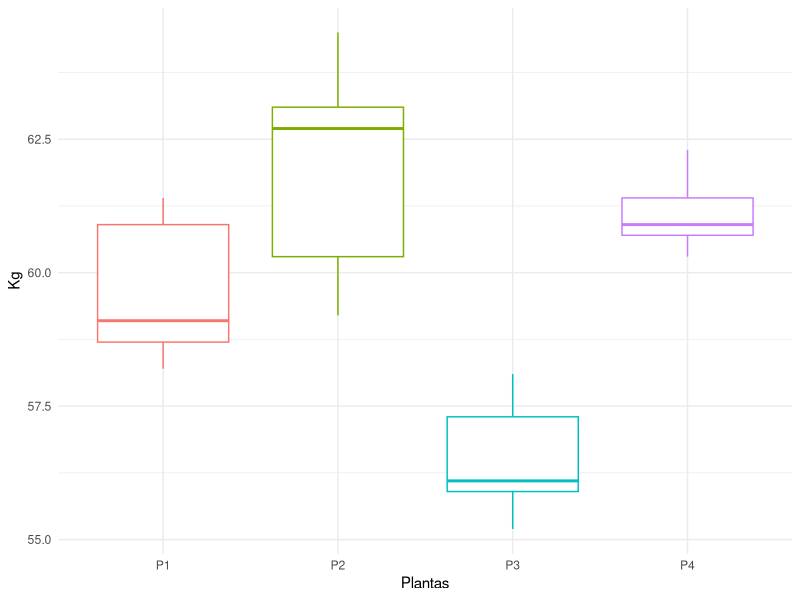
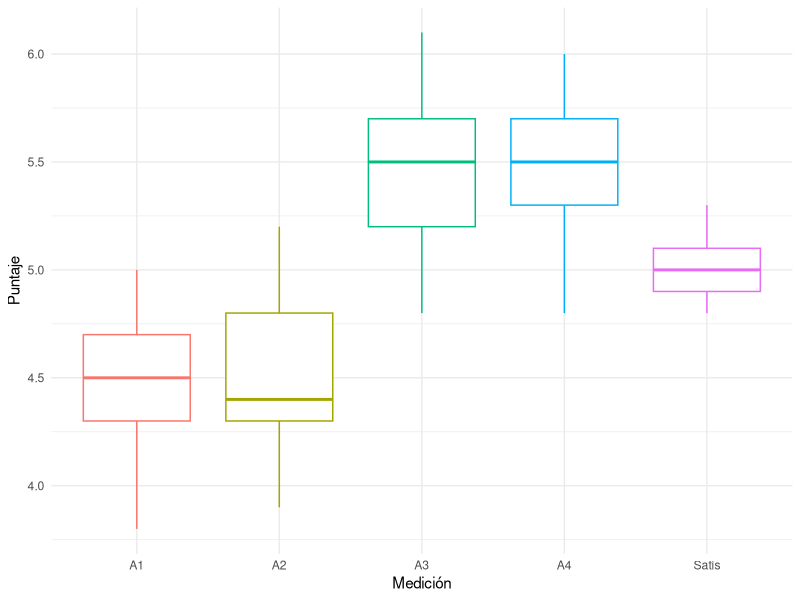

These figures' R source, in order: (Note: this script raises an error after producing the figures.)
setwd("C:/Users/smena/Google Drive/Magister/ANALISIS DE DATOS PARA LA TOMA DE DECISIONES/Tarea Final")

library(tidyverse)

# Se agrupan las muestras en solo 2 columnas: identificador y dato
ColapsarMuestras <- function(dat){
  df <- tibble(x = "DELETE", y = 0)
  for(j in 1:ncol(dat)){
    for(i in 1:nrow(dat)){
      df <- df %>% add_row(x = colnames(dat)[j], y = dat[i,j])  
    }
  }
  df <- df[-1,]
  df
}

################
## PREGUNTA 1 ##
################

dat1 <- read.csv2("P3.csv")

##### PARTE 1 ######

### Kruskal - Wallis

# Se agrupan las muestras de planta en 2 columnas y se convierte a factor la planta
df <- ColapsarMuestras(dat1)

ggplot(data = df, mapping = aes(x = x, y = y, colour = x)) +
  geom_boxplot() +
  theme_minimal() +
  theme(legend.position = "none") +
  xlab("Plantas") + ylab("Kg") 

aggregate(y ~ x, data = df, FUN = median)

library(car)
leveneTest(y ~ x, data = df, center = "median")

kruskal.test(y ~ x, data = df)
?kruskal.test

##### PARTE 2 #####

shapiro.test(dat1$P1)
shapiro.test(dat1$P2)
shapiro.test(dat1$P3)
shapiro.test(dat1$P4)

?var.test
var.test(dat1$P1,dat1$P2)
var.test(dat1$P1,dat1$P3)
var.test(dat1$P1,dat1$P4)

var.test(dat1$P2,dat1$P3)
var.test(dat1$P2,dat1$P4)

var.test(dat1$P3,dat1$P4)


################
## Pregunta 2 ##
################

dat2 <- read.csv2("P4.csv")

###### PARTE 2 #####

summary(dat2)

df2 <- ColapsarMuestras(dat2)
  
ggplot(data = df2, mapping = aes(x = x, y = y, colour = x)) +
  geom_boxplot() +
  theme_minimal() +
  theme(legend.position = "none") +
  xlab("Medición") + ylab("Puntaje") 

?ks.test
#Test de normalidad K-S
ks.test(dat2$Satis, "pnorm", mean(dat2$Satis), sd(dat2$Satis))
ks.test(dat2$A1, "pnorm", mean(dat2$A1), sd(dat2$A1))
ks.test(dat2$A2, "pnorm", mean(dat2$A2), sd(dat2$A2))
ks.test(dat2$A3, "pnorm", mean(dat2$A3), sd(dat2$A3))
ks.test(dat2$A4, "pnorm", mean(dat2$A4), sd(dat2$A4))


library("nortest")
#Test de normalidad Lillefors
lillie.test(dat2$Satis)
lillie.test(dat2$A1)
lillie.test(dat2$A2)
lillie.test(dat2$A3)
lillie.test(dat2$A4)

?cor.test
# Coeficiente de correlación de Spearman
cor.test(dat2$A1, dat2$Satis, method = "spearman")
cor.test(dat2$A2, dat2$Satis, method = "spearman")
cor.test(dat2$A3, dat2$Satis, method = "spearman")
cor.test(dat2$A4, dat2$Satis, method = "spearman")

# Graficación de correlación
?cor()
M <- cor(dat2, method="spearman")

library(corrplot)
?corrplot
corrplot(M, method = "circle", type = "upper")


################
## Pregunta 3 ##
################

# Parte 2
ejemplo1 <- c(7,8,9,10,10,11,12,14,14,16,18,20)

?wilcox.test
wilcox.test(ejemplo1, mu = 10, alternative = "two.sided", 
            paired = F, conf.int = T, exact = F)

ejemplo2A <- c(3,2,4,8,6,13,6,11,16,9,7)
ejemplo2B <- c(8,17,15,8,19,11,7,9,11,20,4)

wilcox.test(ejemplo2A, ejemplo2B, mu =0, alternative = "two.sided", 
            paired = T,  exact = F)

################
## Pregunta 4 ##
################

dat4 <- read.csv2("P5.csv")

# Citerios a evaluar: 2, 3, 4, 5 y 6 

names(dat4)

dat4N1 <- dat4 %>% filter(AREA == 'N1') %>% select(TBP, HLM, EE, DI, TE)
dat4N2 <- dat4 %>% filter(AREA == 'N2') %>% select(TBP, HLM, EE, DI, TE)

###### PARTE 1 #####

# Resumen estadistico
summary(dat4N1)

sd(dat4N1$TBP, na.rm = T)
sd(dat4N1$HLM, na.rm = T)
sd(dat4N1$EE, na.rm = T)
sd(dat4N1$DI, na.rm = T)
sd(dat4N1$TE, na.rm = T)

summary(dat4N2)

sd(dat4N2$TBP, na.rm = T)
sd(dat4N2$HLM, na.rm = T)
sd(dat4N2$EE, na.rm = T)
sd(dat4N2$DI, na.rm = T)
sd(dat4N2$TE, na.rm = T)

dev.off()
ggplot(data = dat4, mapping = aes(x = AREA, y = TBP, colour = AREA)) +
  geom_boxplot() +
  theme_minimal() +
  theme(legend.position = "none") +
  xlab("Área") + ylab("Puntaje") 

ggplot(data = dat4, mapping = aes(x = AREA, y = HLM, colour = AREA)) +
  geom_boxplot() +
  theme_minimal() +
  theme(legend.position = "none") +
  xlab("Área") + ylab("Puntaje") 

ggplot(data = dat4, mapping = aes(x = AREA, y = EE, colour = AREA)) +
  geom_boxplot() +
  theme_minimal() +
  theme(legend.position = "none") +
  xlab("Área") + ylab("Puntaje") 

ggplot(data = dat4, mapping = aes(x = AREA, y = DI, colour = AREA)) +
  geom_boxplot() +
  theme_minimal() +
  theme(legend.position = "none") +
  xlab("Área") + ylab("Puntaje")

ggplot(data = dat4, mapping = aes(x = AREA, y = TE, colour = AREA)) +
  geom_boxplot() +
  theme_minimal() +
  theme(legend.position = "none") +
  xlab("Área") + ylab("Puntaje") 


###### PARTE 1 #####

?ks.test
# Test normalidad k-s grupo N1
ks.test(dat4N1$TBP , mean(dat4N1$TBP, na.rm = T), sd(dat4N1$TBP, na.rm = T))
ks.test(dat4N1$HLM , mean(dat4N1$HLM, na.rm = T), sd(dat4N1$HLM, na.rm = T))
ks.test(dat4N1$EE , mean(dat4N1$EE, na.rm = T), sd(dat4N1$EE, na.rm = T))
ks.test(dat4N1$DI , mean(dat4N1$DI, na.rm = T), sd(dat4N1$DI, na.rm = T))
ks.test(dat4N1$TE , mean(dat4N1$TE, na.rm = T), sd(dat4N1$TE, na.rm = T))

?sd

# Test normalidad k-s grupo N2
ks.test(dat4N2$TBP , mean(dat4N2$TBP, na.rm = T), sd(dat4N2$TBP, na.rm = T))
ks.test(dat4N2$HLM , mean(dat4N2$HLM, na.rm = T), sd(dat4N2$HLM, na.rm = T))
ks.test(dat4N2$EE , mean(dat4N2$EE, na.rm = T), sd(dat4N2$EE, na.rm = T))
ks.test(dat4N2$DI , mean(dat4N2$DI, na.rm = T), sd(dat4N2$DI, na.rm = T))
ks.test(dat4N2$TE , mean(dat4N2$TE, na.rm = T), sd(dat4N2$TE, na.rm = T))

# Test de diferencia de varianzas

?var.test
var.test(dat4N1$TBP, dat4N2$TBP, alternative = "two.sided")
var.test(dat4N1$HLM, dat4N2$HLM)
var.test(dat4N1$EE, dat4N2$EE)
var.test(dat4N1$DI, dat4N2$DI)
var.test(dat4N1$TE, dat4N2$TE)

# Test de diferencias de medias

?t.test
t.test(dat4N1$TBP, dat4N2$TBP, alternative = "two.sided", mu = 0, var.equal = TRUE)
t.test(dat4N1$HLM, dat4N2$HLM, alternative = "two.sided", mu = 0, var.equal = TRUE)
t.test(dat4N1$EE, dat4N2$EE, alternative = "two.sided", mu = 0, var.equal = TRUE)
t.test(dat4N1$DI, dat4N2$DI, alternative = "two.sided", mu = 0, var.equal = TRUE)
t.test(dat4N1$TE, dat4N2$TE, alternative = "two.sided", mu = 0, var.equal = TRUE)
